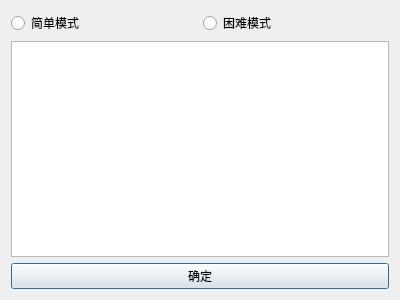
<?xml version="1.0" encoding="UTF-8"?>
<ui version="4.0">
 <class>rank</class>
 <widget class="QDialog" name="rank">
  <property name="geometry">
   <rect>
    <x>0</x>
    <y>0</y>
    <width>400</width>
    <height>300</height>
   </rect>
  </property>
  <property name="windowTitle">
   <string>Dialog</string>
  </property>
  <layout class="QVBoxLayout" name="verticalLayout">
   <item>
    <layout class="QHBoxLayout" name="horizontalLayout">
     <item>
      <widget class="QRadioButton" name="easyModeRank">
       <property name="text">
        <string>简单模式</string>
       </property>
      </widget>
     </item>
     <item>
      <widget class="QRadioButton" name="hardModeRank">
       <property name="text">
        <string>困难模式</string>
       </property>
      </widget>
     </item>
    </layout>
   </item>
   <item>
    <widget class="QTableWidget" name="rankTable">
     <property name="maximumSize">
      <size>
       <width>16777215</width>
       <height>16777215</height>
      </size>
     </property>
    </widget>
   </item>
   <item>
    <widget class="QPushButton" name="okBtn">
     <property name="text">
      <string>确定</string>
     </property>
    </widget>
   </item>
  </layout>
 </widget>
 <resources/>
 <connections/>
</ui>
